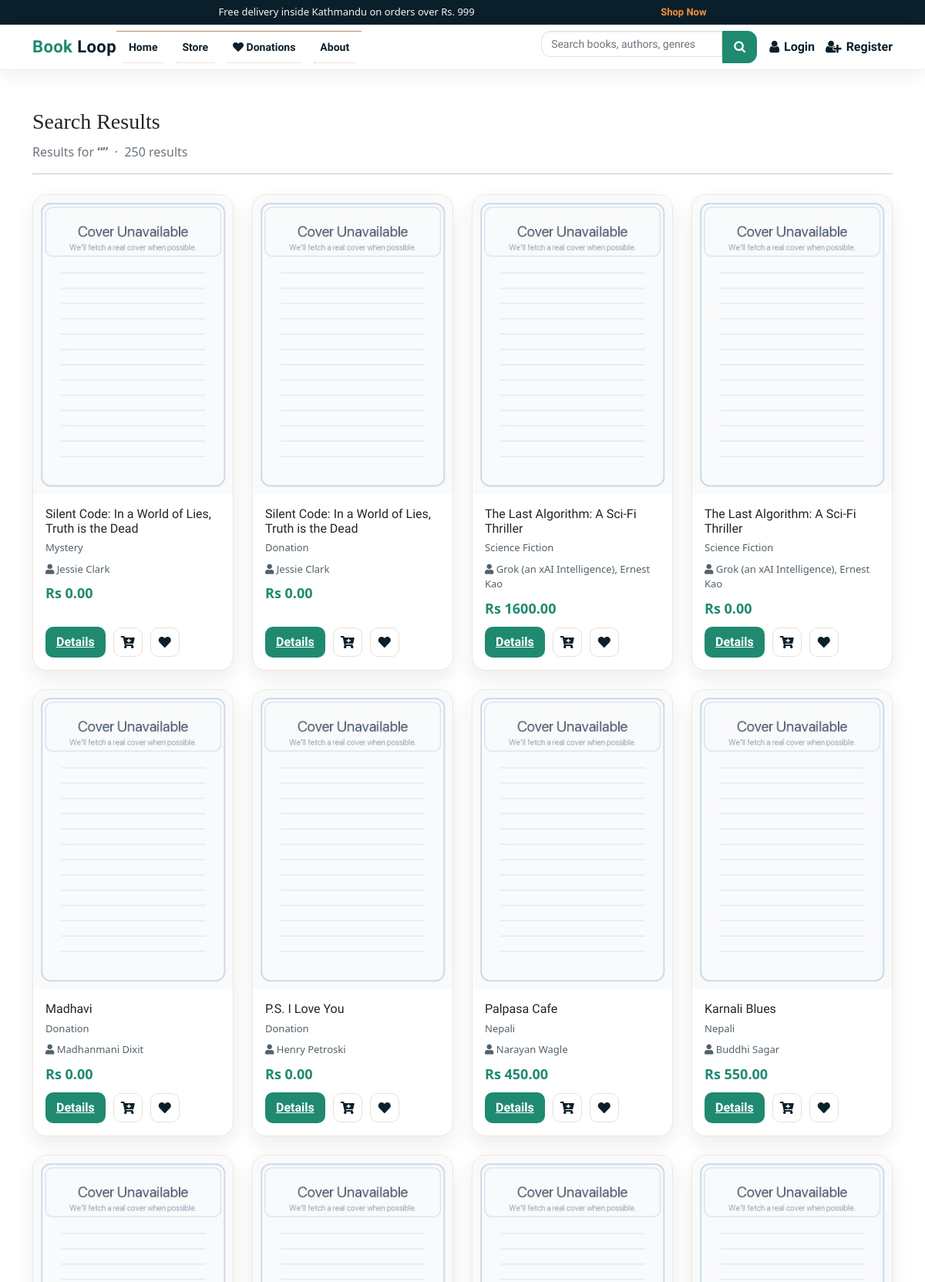
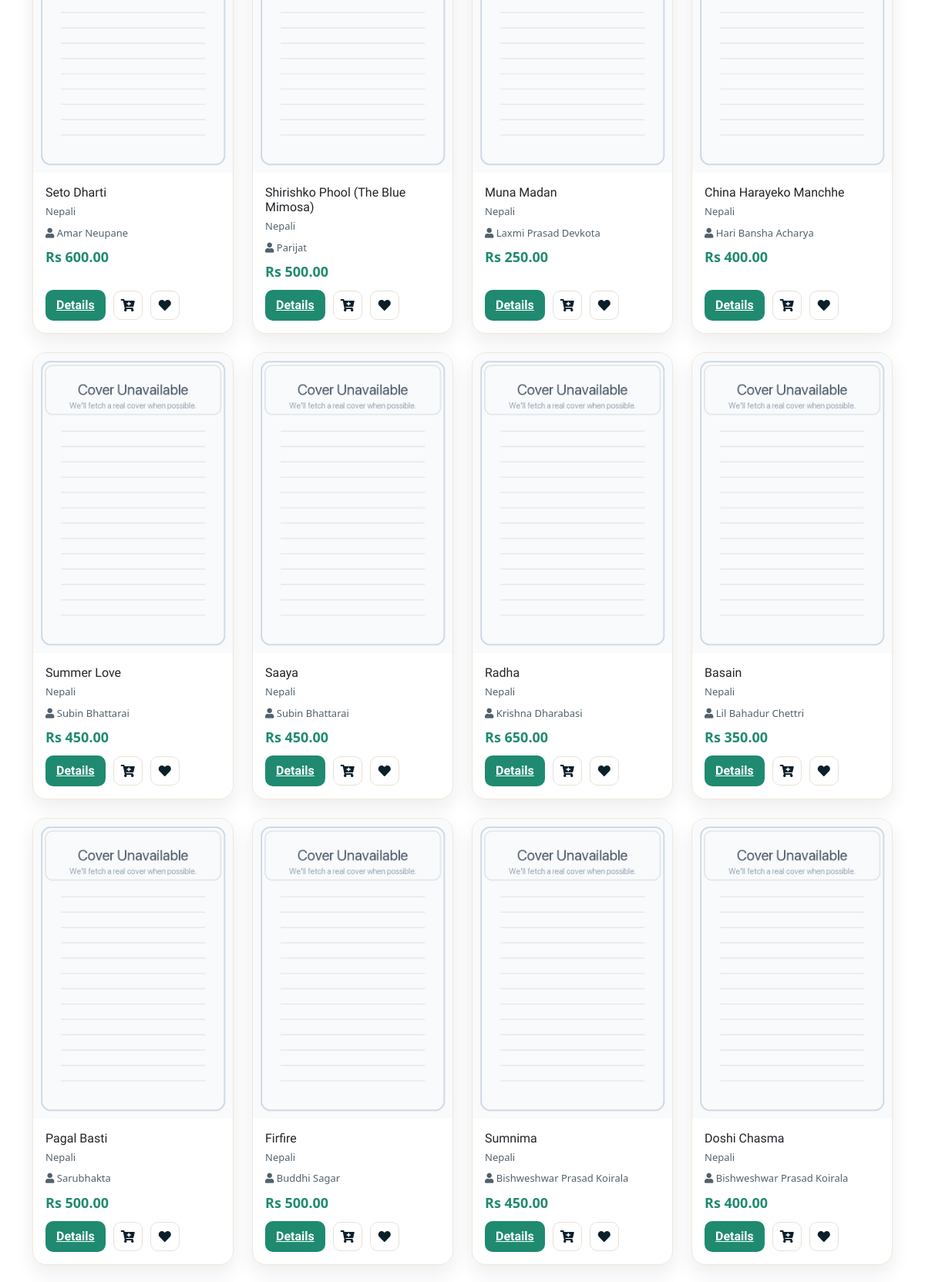
The app's page /search/ (upper part) with its own data (2 pictures, top to bottom).
### books/models.py (models this page shows, shortened)
class Product(models.Model):
    Book_name = models.CharField(max_length=50)
    Author = models.CharField(max_length=50, default="")
    genre = models.CharField(max_length=300)
    description = models.CharField(max_length=1000, default="")
    price = models.IntegerField(default=0)
    pub_date = models.DateField(default=timezone.now)
    quantity = models.PositiveBigIntegerField(default=1)
    seller = models.ForeignKey(
        settings.AUTH_USER_MODEL,
        on_delete=models.SET_NULL,
        null=True,
        blank=True,
        related_name="products",
    )
    listing_type = models.CharField(
        max_length=10,
        choices=LISTING_CHOICES,
        default="sell",
    )
    listing_status = models.CharField(
        max_length=20,
        choices=LISTING_STATUS,
        default="approved",
    )
    swap_preference = models.CharField(
        max_length=255,
        blank=True,
        null=True,
        help_text="Title or genre of the book you want in exchange.",
    )
    condition = models.CharField(
        max_length=50,
        blank=True,
        null=True,
        help_text=(
            "Physical condition of the book for swapping "
            "(e.g. New, Like New, Good, Heavily Used)."
        ),
    )
    location = models.CharField(
        max_length=255,
        blank=True,
        null=True,
        help_text="City or neighborhood for the swap",
    )
    contact_email = models.EmailField(
        blank=True,
        null=True,
        help_text="Email for other users to contact you for swapping",
    )
    image = CloudinaryField("image", folder="bookloop_covers", null=True, blank=True)
    sequence = models.IntegerField(default=0)
    views = models.PositiveIntegerField(default=0)
    average_rating = models.FloatField(default=0.0)
    rating_count = models.PositiveIntegerField(default=0)

### books/views.py (the view)
# urls.py: path('search/', views.search, name = 'search'),
def search(request):
    query = request.GET.get('q', '').strip()
    books = Product.objects.none()
    cartItems = 0
    search_mode = 'keyword'
    if request.user.is_authenticated:
        order = _get_or_create_active_order(request.user.username)
        cartItems = order.get_cart_items
    if query:
        all_genres = list(
            Product.objects
            .exclude(genre__isnull=True)
            .exclude(genre='')
            .values_list('genre', flat=True)
            .distinct()
        )
        q_lower = query.lower()
        exact_genre = next(
            (g for g in all_genres if g.strip().lower() == q_lower), None
        )
        if exact_genre:
            books = (
                Product.objects
                .select_related('seller')
                .filter(genre__iexact=exact_genre, listing_status='approved')
                .order_by('-pub_date')
            )
            search_mode = 'genre_exact'
        else:
            matching_genres = [
                g for g in all_genres if q_lower in g.strip().lower()
            ]
            if matching_genres:
                genre_q = Q()
                for g in matching_genres:
                    genre_q |= Q(genre__iexact=g)
                books = (
                    Product.objects
                    .select_related('seller')
                    .filter(genre_q, listing_status='approved')
                    .order_by('-pub_date')
                )
                search_mode = 'genre_partial'
            else:
                books = (
                    Product.objects
                    .select_related('seller')
                    .filter(
                        Q(Book_name__icontains=query) | Q(Author__icontains=query),
                        listing_status='approved',
                    )
                    .annotate(
                        rank=Case(
                            When(Book_name__iexact=query,      then=Value(4)),
                            When(Book_name__istartswith=query, then=Value(3)),
                            When(Book_name__icontains=query,   then=Value(2)),
                            When(Author__icontains=query,      then=Value(1)),
                            default=Value(0),
                            output_field=IntegerField(),
                        )
                    )
                    .order_by('-rank', '-pub_date')
                )
                search_mode = 'keyword'
        if request.user.is_authenticated:
            session_id = request.session.session_key
            if not session_id:
                request.session.create()
                session_id = request.session.session_key
            track_search(request.user, query, session_id)
    else:
        books = Product.objects.filter(listing_status='approved').order_by('-pub_date')
    return render(request, 'searchbar.html', {
        'query':       query,
        'books':       books,
        'cartItems':   cartItems,
        'result_count': books.count(),
        'search_mode': search_mode,
    })

### transactions/context_processors.py (called while the page is built, shortened)
def cart_item_count(request):
    if not request.user.is_authenticated:
        return {"cart_count": 0, "cartItems": 0}

### templates/searchbar.html (shortened to what this page needs)
{% load static %}
{% include 'components/base/base-top.html' %}
<link href="https://cdn.jsdelivr.net/npm/bootstrap@5.0.0-beta3/dist/css/bootstrap.min.css" rel="stylesheet"
>
<link rel="stylesheet" href="https://use.fontawesome.com/releases/v5.15.3/css/all.css"
>
{% include 'components/header/header.html' %}
<section class="search-hero">
  <div class="container">
    <div class="search-title">Search Results</div>
    {% if search_mode == 'genre_exact' %}
      <p class="text-muted">Showing all books in the <strong>{{ query }}</strong> category &nbsp;&middot;&nbsp; {{ result_count }} result{{ result_count|pluralize }}</p>
    {% elif search_mode == 'genre_partial' %}
      <p class="text-muted">Showing genres matching <strong>&ldquo;{{ query }}&rdquo;</strong> &nbsp;&middot;&nbsp; {{ result_count }} result{{ result_count|pluralize }}</p>
    {% else %}
      <p class="text-muted">Results for <strong>&ldquo;{{ query }}&rdquo;</strong> &nbsp;&middot;&nbsp; {{ result_count }} result{{ result_count|pluralize }}</p>
    {% endif %}
    <hr>
  </div>
</section>
<section class="container">
  <div class="row g-4">
    {% if books %}
      {% for book in books %}
      <div class="col-xl-3 col-lg-4 col-md-6">
        <div class="search-card" style="display:flex;flex-direction:column;">
          <a href="{% url 'product' book.id %}">
            {% if book.image and "herald" not in book.image.url|lower and "college" not in book.image.url|lower %}
            <img class="book-cover-img" src="{{ book.image.url }}" alt="{{ book.Book_name }}" data-fallback="{% static 'images/default_cover.jpg' %}" onerror="this.onerror=null; this.src=this.dataset.fallback;">
            {% else %}
            <img class="book-cover-img" src="{% static 'images/default_cover.jpg' %}" alt="{{ book.Book_name }}">
            {% endif %}
          </a>
          <div class="search-card-body" style="flex:1;display:flex;flex-direction:column;">
            <h5>{{ book.Book_name }}</h5>
            <div class="search-meta">{{ book.genre }}</div>
            <div class="search-meta"><i class="fas fa-user"></i> {{ book.Author }}</div>
            <div class="search-price">Rs {{ book.price|floatformat:2 }}</div>
            <div class="search-actions">
              <a href="{% url 'product' book.id %}" class="btn-details">Details</a>
              <button data-product="{{book.id}}" data-action="add" class="icon-btn update-cart">
                <i class="fas fa-cart-plus"></i>
              </button>
              <button type="button" class="icon-btn addToWishlist product_data" data-id="{{book.id}}" title="Add to Wishlist">
                <i class="fas fa-heart"></i>
              </button>
            </div>
          </div>
        </div>
      </div>
      {% endfor %}
    {% endif %}
  </div>
</section>
{% include 'components/footer/footer.html' %}
{% include 'components/base/base-bottom.html' %}

### static/css/style.css (style rules this page uses)
html, body { font-size: 100%; font-family: 'Open Sans', sans-serif; background:#ffffff; }
p { margin:0; }
h1,h2,h3,h4,h5,h6,a { font-family:'Ubuntu', sans-serif !important; margin:0; }
.book-cover-img { width:100%; aspect-ratio:2 / 3; height:auto; object-fit:cover; object-position:center; border-top-left-radius:inherit; border-top-right-radius:inherit; }

### static/css/main.css (style rules this page uses)
.book-cover-img { display: block; width: 100%; aspect-ratio: 2 / 3; object-fit: contain; background: #f0eee9; }

### templates/components/header/header.html (style rules this page uses)
:root { --bw-ink: #0b1f2a; --bw-muted: #52616b; --bw-accent: #1f8a70; --bw-accent-2: #f28f3b; --bw-surface: #ffffff; }

### templates/searchbar.html (style rules this page uses)
:root { --bw-ink: #0b1f2a; --bw-muted: #52616b; --bw-accent: #1f8a70; }
.search-hero { padding: 30px 0 10px; }
.search-title { font-family: 'Merriweather', serif; font-size: 28px; margin-bottom: 6px; }
.search-card { border-radius: 18px; border: 1px solid #efe8da; overflow: hidden; background: #ffffff; box-shadow: 0 10px 25px rgba(27, 27, 31, 0.08); height: 100%; }
.search-card img { display: block; width: 100%; aspect-ratio: 2 / 3; object-fit: contain; background: #f0eee9; }
.search-card-body { padding: 16px; }
.search-card-body h5 { font-size: 16px; margin-bottom: 6px; display: -webkit-box; -webkit-line-clamp: 2; -webkit-box-orient: vertical; overflow: hidden; }
.search-meta { color: var(--bw-muted); font-size: 13px; margin-bottom: 8px; }
.search-price { color: var(--bw-accent); font-weight: 700; font-size: 18px; margin-bottom: 10px; }
.search-actions { display: flex; align-items: center; gap: 10px; margin-top: auto; }
.search-actions .btn-details { background: var(--bw-accent); color: #fff; border: none; padding: 8px 14px; border-radius: 10px; font-weight: 600; }
.search-actions .icon-btn { width: 38px; height: 38px; border-radius: 10px; border: 1px solid #e6e1d7; background: #fff; color: var(--bw-ink); display: inline-flex; align-items: center; justify-content: center; flex-shrink: 0; cursor: pointer; padding: 0; transition: background 0.18s, color 0.18s, border-color 0.18s; }

### templates/components/footer/footer.html (style rules this page uses)
:root { --bw-ink: #0b1f2a; --bw-muted: #52616b; --bw-accent: #1f8a70; --bw-accent-2: #f28f3b; }

### records on screen
Product: Book_name "Silent Code: In a World of Lies, Truth is the Dead", genre "Mystery", Author "Jessie Clark", price "0.00"
Product: Book_name "Silent Code: In a World of Lies, Truth is the Dead", genre "Donation", Author "Jessie Clark", price "0.00"
Product: Book_name "The Last Algorithm: A Sci-Fi Thriller", genre "Science Fiction", Author "Grok (an xAI Intelligence), Ernest Kao", price "1600.00"
Product: Book_name "The Last Algorithm: A Sci-Fi Thriller", genre "Science Fiction", Author "Grok (an xAI Intelligence), Ernest Kao", price "0.00"
Product: Book_name "Madhavi", genre "Donation", Author "Madhanmani Dixit", price "0.00"
Product: Book_name "P.S. I Love You", genre "Donation", Author "Henry Petroski", price "0.00"
Product: Book_name "Palpasa Cafe", genre "Nepali", Author "Narayan Wagle", price "450.00"
Product: Book_name "Karnali Blues", genre "Nepali", Author "Buddhi Sagar", price "550.00"
Product: Book_name "Seto Dharti", genre "Nepali", Author "Amar Neupane", price "600.00"
Product: Book_name "Shirishko Phool (The Blue Mimosa)", genre "Nepali", Author "Parijat", price "500.00"
Product: Book_name "Muna Madan", genre "Nepali", Author "Laxmi Prasad Devkota", price "250.00"
Product: Book_name "China Harayeko Manchhe", genre "Nepali", Author "Hari Bansha Acharya", price "400.00"
Product: Book_name "Summer Love", genre "Nepali", Author "Subin Bhattarai", price "450.00"
Product: Book_name "Saaya", genre "Nepali", Author "Subin Bhattarai", price "450.00"
Product: Book_name "Radha", genre "Nepali", Author "Krishna Dharabasi", price "650.00"
Product: Book_name "Basain", genre "Nepali", Author "Lil Bahadur Chettri", price "350.00"
Product: Book_name "Pagal Basti", genre "Nepali", Author "Sarubhakta", price "500.00"
Product: Book_name "Firfire", genre "Nepali", Author "Buddhi Sagar", price "500.00"
Product: Book_name "Sumnima", genre "Nepali", Author "Bishweshwar Prasad Koirala", price "450.00"
Product: Book_name "Doshi Chasma", genre "Nepali", Author "Bishweshwar Prasad Koirala", price "400.00"

### other values on screen
{{ result_count }} "250"
